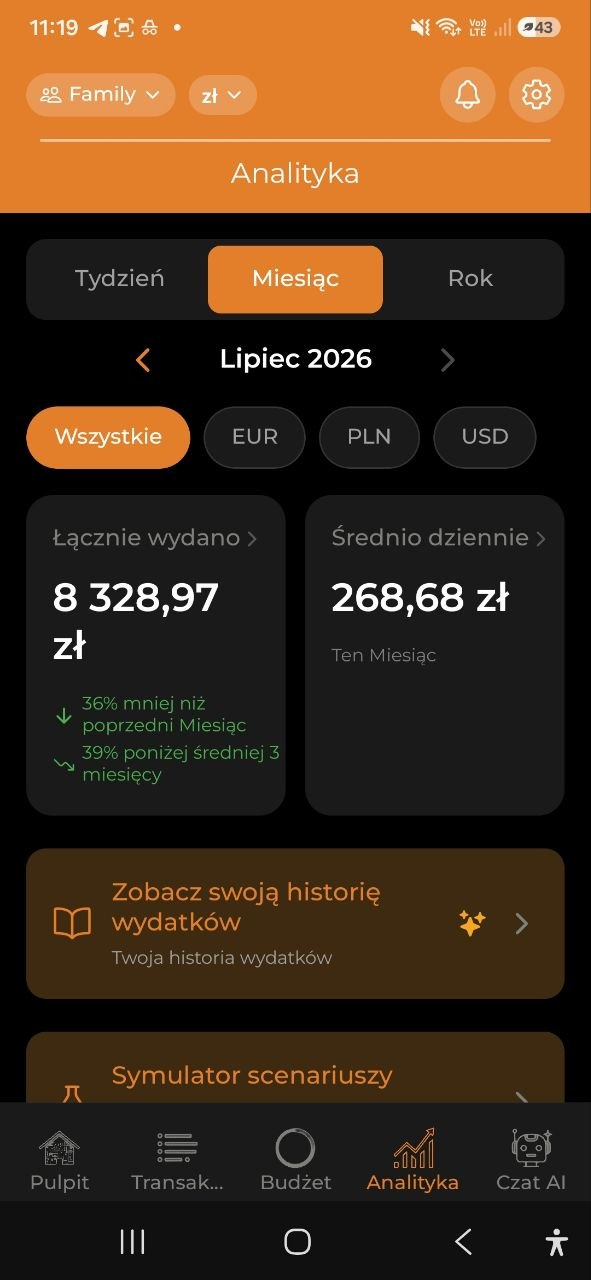
#> input picture docs/marketing/creatives/analytics-spend-history/photo_4_2026-07-16_12-21-53.jpg, 591 x 1280 px; its folder holds 4 pictures in this run
$ python build_analytics_spend_history_reel.py ../creatives/analytics-spend-history/photo_1_2026-07-16_12-21-53.jpg
#> lines starting #> are read from the running program, lines starting #| are printed output that depends on the picture
# -*- coding: utf-8 -*-
"""
Animated reel (MP4 + GIF) for the Analytics / "Twoja historia wydatków"
feature in AI Budget Assistant (analytics overview + AI-narrated month-in-review:
totals, trend vs last month, category breakdown, income-vs-expense, warnings).
Four phone screenshots cycle inside a phone bezel with vertical-slide
transitions over a warm-dark gradient + orange glow.

Icon layout (matches gamification / inflation style):
  - Top right : app icon with orange ring
  - Bottom    : MICODE badge + mi-code.pl

Scene order:
    0. overview  — Analityka: 8 328,97 zł, "36% mniej", "Zobacz swoją historię"
    1. story      — Historia wydatków: AI narrative + total 12 332,88 PLN
    2. categories  — Wydatki wg kategorii: donut (Mieszkanie 38,7%)
    3. compare      — Przychody vs Wydatki + ostrzeżenie o przekroczeniu budżetu

Outputs in docs/marketing/creatives/analytics-spend-history/renders/pl/:
    spend-history-reel.mp4       1080x1920, 30fps
    spend-history-reel.gif       600x1067
    spend-history-reel-4x5.mp4
    spend-history-reel-4x5.gif

Usage:
    python build_analytics_spend_history_reel.py               # gif 9:16
    python build_analytics_spend_history_reel.py mp4
    python build_analytics_spend_history_reel.py both
    python build_analytics_spend_history_reel.py both 4:5
"""
import os, sys, subprocess
import numpy as np
from PIL import Image, ImageDraw, ImageFont, ImageFilter
import imageio.v2 as imageio

SCRIPT_DIR = os.path.dirname(os.path.abspath(__file__))
MK    = os.path.dirname(SCRIPT_DIR)
OUT   = os.path.join(MK, "creatives", "analytics-spend-history", "renders")
BADGE = os.path.join(MK, "assets", "micode-badge.png")
ICON  = os.path.join(MK, "..", "..", "apps", "mobile", "assets", "icon.png")

SH = os.path.join(MK, "creatives", "analytics-spend-history")
SRC = [
    os.path.join(SH, "photo_4_2026-07-16_12-21-53.jpg"),  # Analityka overview
    os.path.join(SH, "photo_3_2026-07-16_12-21-53.jpg"),  # historia: AI narrative + total
    os.path.join(SH, "photo_2_2026-07-16_12-21-53.jpg"),  # kategorie: donut
    os.path.join(SH, "photo_1_2026-07-16_12-21-53.jpg"),  # przychody vs wydatki + ostrzeżenie
]

# ---------- design tokens ----------
W = 1080
HEAD_FONT = "C:/Windows/Fonts/segoeuib.ttf"
SEMI_FONT = "C:/Windows/Fonts/seguisb.ttf"
SUB_FONT  = "C:/Windows/Fonts/segoeui.ttf"
ORANGE = (245, 131, 42)
WHITE  = (250, 250, 252)
GREY   = (200, 203, 210)

PHASES = {
    "A": ("ANALITYKA",         "Ile wydajesz —\ni czy mniej niż zwykle"),
    "B": ("HISTORIA WYDATKÓW",  "AI opisze\nTwój miesiąc słowami"),
    "C": ("KATEGORIE",           "Zobacz, na co\nposzły pieniądze"),
    "D": ("PODSUMOWANIE",         "Przychody, wydatki\ni ostrzeżenia"),
}
SCENE_PHASE = ["A", "B", "C", "D"]
PILLS = ["Trendy", "Kategorie", "Historia AI"]
FOOTER_URL = "mi-code.pl"

FPS = 30
HOLD_S = 4.0
TRANS_S = 0.8
GIF_HOLD_MS = 4000

SUFFIX = {"9:16": "", "4:5": "-4x5"}

H = WIN_TOP = SCR_H = SCR_W = BEZEL = 0
L = {}


def set_aspect(aspect):
    global H, WIN_TOP, SCR_H, BEZEL, L
    if aspect == "4:5":
        H, WIN_TOP, SCR_H, BEZEL = 1344, 310, 770, 12
        L = dict(ey=44, eye_sz=28, ul_dy=42, head_sz=58, head_gap=72, head_step=68,
                 glow=(540, 490), pills_dy=20, pill_sz=24, pill_h=50, pill_padx=20, pill_gap=14,
                 badge_sz=66, badge_by=1190, url_dy=8, url_sz=22)
    else:
        H, WIN_TOP, SCR_H, BEZEL = 1920, 440, 1220, 14
        L = dict(ey=78, eye_sz=34, ul_dy=50, head_sz=82, head_gap=96, head_step=94,
                 glow=(540, 650), pills_dy=26, pill_sz=26, pill_h=54, pill_padx=24, pill_gap=16,
                 badge_sz=80, badge_by=1786, url_dy=10, url_sz=26)


def init_scr_w():
    global SCR_W
    img = Image.open(SRC[0])
#> img is the input picture: PIL image 591x1280 RGB; mean R, G, B 68.4, 46.8, 26.8
    SCR_W = round(SCR_H * img.width / img.height)
#> SCR_W = 563


# ---------- helpers ----------

def vgradient(c0, c1):
#> called with c0 = (44, 28, 15), c1 = (11, 11, 14)
    base = Image.new("RGB", (W, H), c0)
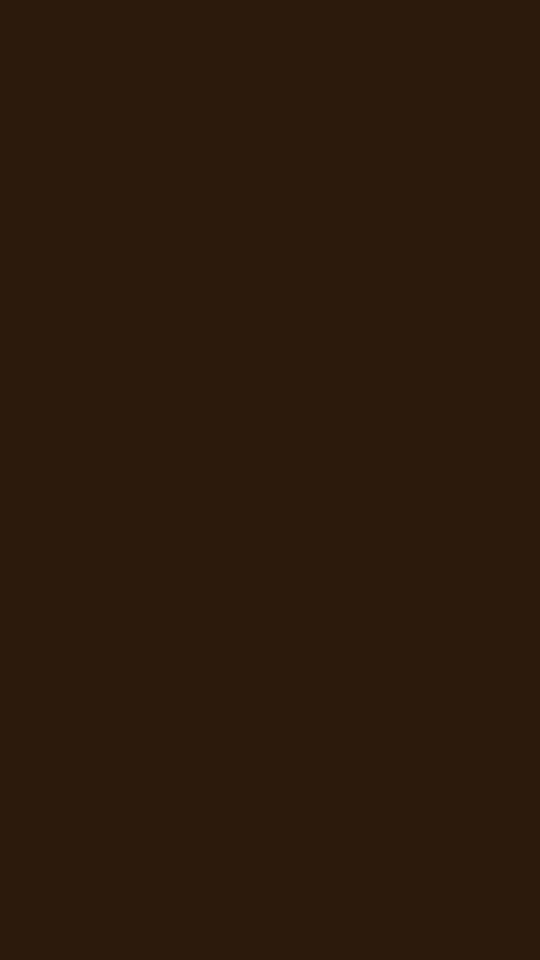
#> base: PIL image 1080x1920 RGB (shown at 1/2 size); mean R, G, B 44, 28, 15
    d = ImageDraw.Draw(base)
    for y in range(H):
        t = y / (H - 1)
        d.line([(0, y), (W, y)], fill=tuple(int(c0[i] + (c1[i]-c0[i])*t) for i in range(3)))
    return base.convert("RGBA")
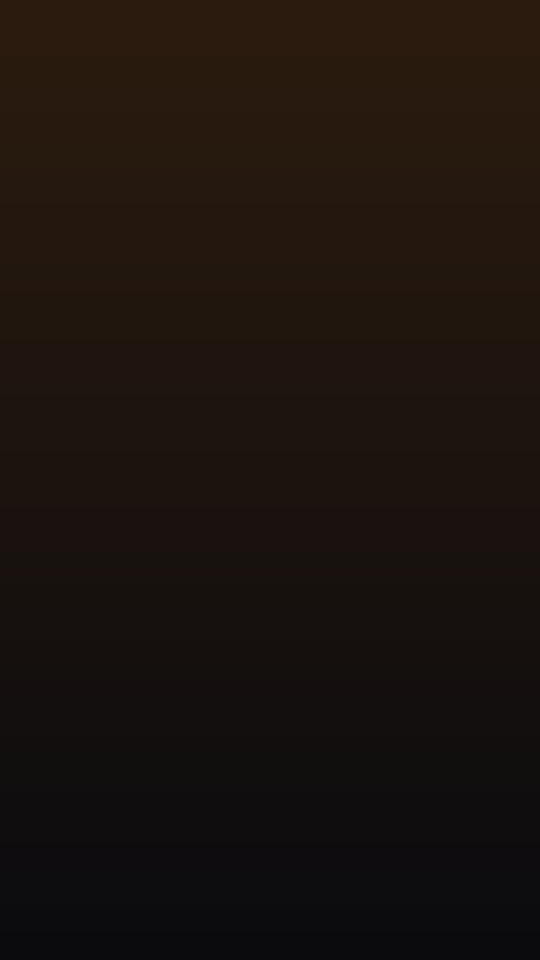
#> returned value: PIL image 1080x1920 RGBA (shown at 1/2 size); mean R, G, B, A 27, 19, 14, 255


def add_glow(canvas, center, radii, color, alpha, blur):
#> called with center = (540, 650), radii = (620, 580), color = (245, 131, 42), alpha = 140, blur = 200
    layer = Image.new("RGBA", (W, H), (0, 0, 0, 0))
#> layer: PIL image 1080x1920 RGBA; every value is 0
    cx, cy = center; rx, ry = radii
    ImageDraw.Draw(layer).ellipse([cx-rx, cy-ry, cx+rx, cy+ry], fill=color + (alpha,))
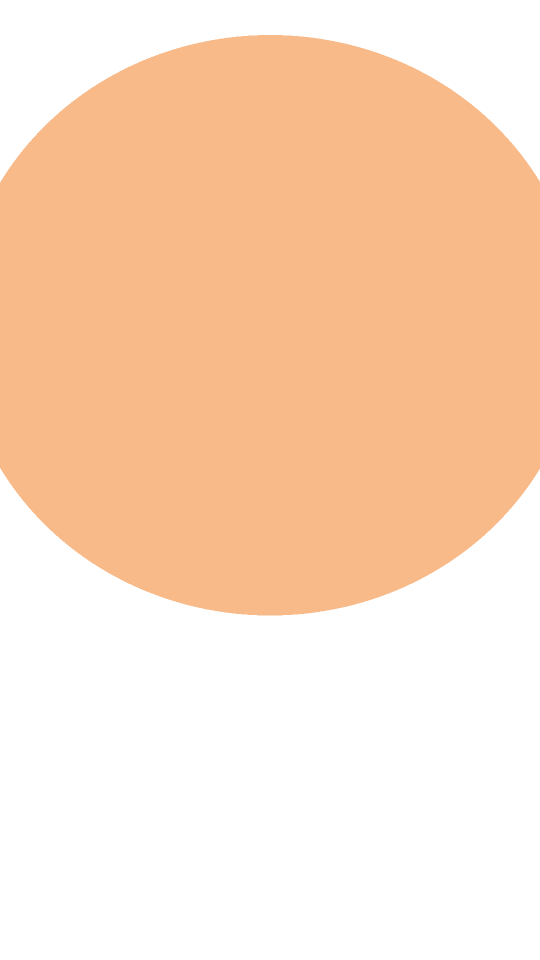
#> layer: PIL image 1080x1920 RGBA (shown at 1/2 size); mean R, G, B, A 126.3, 67.6, 21.7, 72.2; transparent parts drawn white
    return Image.alpha_composite(canvas, layer.filter(ImageFilter.GaussianBlur(blur)))
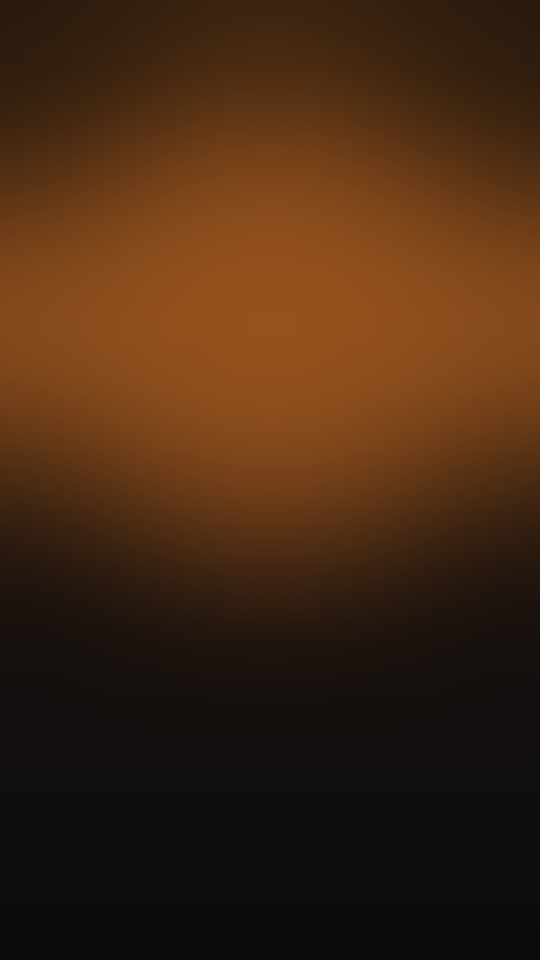
#> returned value: PIL image 1080x1920 RGBA (shown at 1/2 size); mean R, G, B, A 68.8, 40.2, 18.9, 255


# [6 lines left out: function circle_img, not called in this run]


def tw(draw, s, font):
    return draw.textlength(s, font=font)


def centered(img, y, s, font, fill):
    d = ImageDraw.Draw(img)
    d.text(((W - tw(d, s, font)) / 2, y), s, font=font, fill=fill)


# [31 lines left out: functions spaced, wrap_text, phone_rect, not called in this run]


def screen_origin():
    px, py, _, _ = phone_rect()
    return px + BEZEL, py + BEZEL


# ---------- background ----------

def build_bg():
    canvas = vgradient((44, 28, 15), (11, 11, 14))
    gx, gy = L["glow"]
    canvas = add_glow(canvas, (gx, gy), (620, 580), ORANGE, 140, 200)
    canvas = add_glow(canvas, (140, H - 360), (380, 360), (255, 80, 50), 46, 220)
#> call 2 of add_glow, with center = (140, 1560), radii = (380, 360), color = (255, 80, 50), alpha = 46, blur = 220
#> in add_glow (call 2), `ImageDraw.Draw(layer).ellipse([cx-rx, cy-ry, cx+rx, cy+ry], fill=color..`:
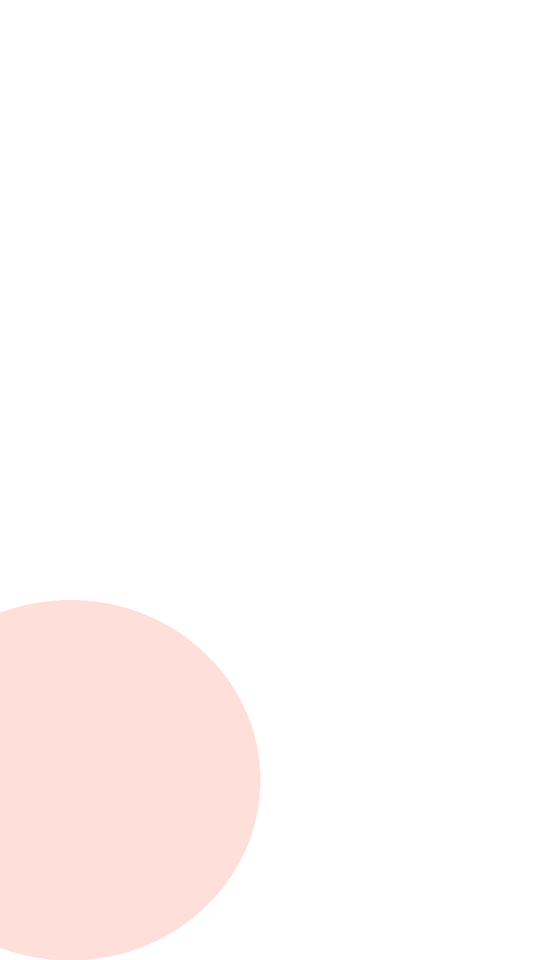
#> layer: PIL image 1080x1920 RGBA (shown at 1/2 size); mean R, G, B, A 38.7, 12.1, 7.6, 7; transparent parts drawn white
#> in add_glow (call 2), `return Image.alpha_composite(canvas, layer.filter(ImageFilter.Gaussian..`:
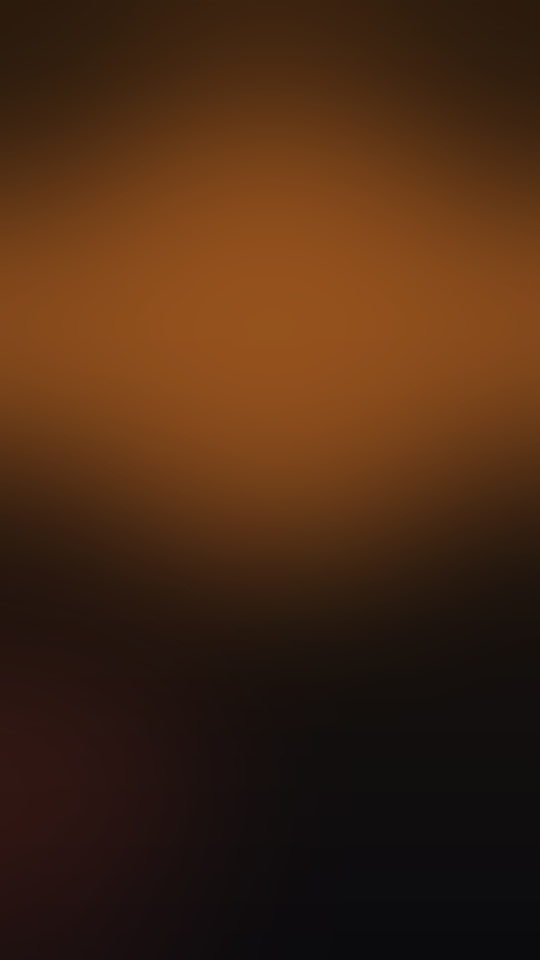
#> returned value: PIL image 1080x1920 RGBA (shown at 1/2 size); mean R, G, B, A 71.7, 40.8, 19.2, 255

    # top right: app icon with orange ring
    icon_sz = 92
#> (the run stopped early here; a loop or call above may not have finished)
